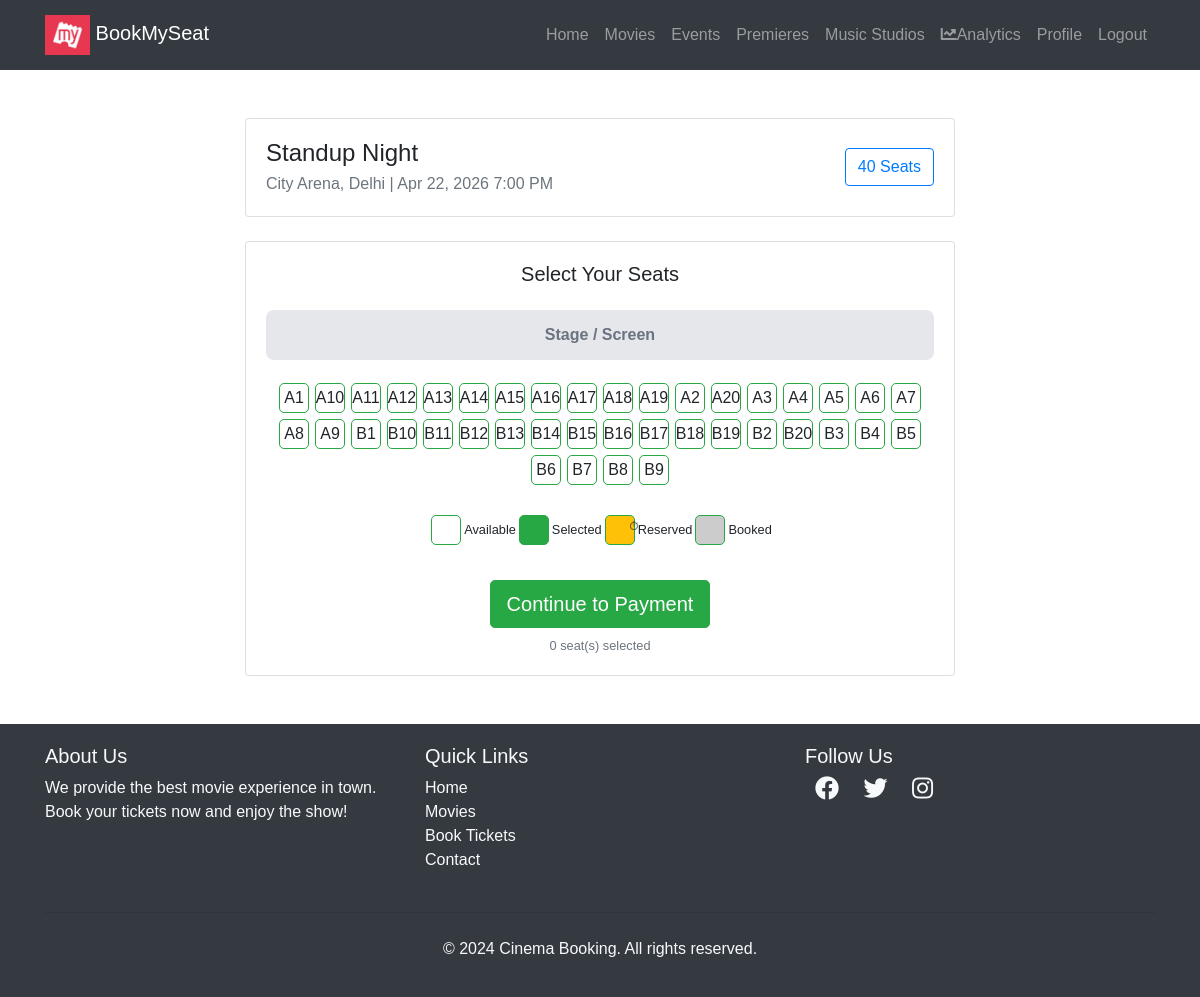
Screenshot of /experiences/session/1/seats/book/ (signed in) with the database file from the repository.
### experiences/models.py (models this page shows, shortened)
class Session(models.Model):
    experience = models.ForeignKey(Experience, on_delete=models.CASCADE, related_name="sessions")
    venue = models.ForeignKey(Venue, on_delete=models.PROTECT, related_name="sessions")
    start_time = models.DateTimeField(db_index=True)
    ticket_price = models.DecimalField(max_digits=9, decimal_places=2, default=250.00)
    seat_map_enabled = models.BooleanField(default=True)
    class Meta:
        ordering = ["start_time", "id"]
        indexes = [
            models.Index(fields=["experience", "start_time"]),
            models.Index(fields=["venue", "start_time"]),
        ]

class Experience(models.Model):
    name = models.CharField(max_length=255, db_index=True)
    type = models.CharField(max_length=32, choices=ExperienceType.choices, db_index=True)
    image = models.ImageField(upload_to="experiences/", blank=True, null=True)
    rating = models.DecimalField(max_digits=3, decimal_places=1, default=0)
    language = models.ForeignKey(
        "movies.Language",
        on_delete=models.PROTECT,
        related_name="experiences",
        null=True,
        blank=True
    )
    director = models.CharField(
        max_length=255,
        blank=True,
        null=True,
        help_text="Director or main performer"
    )
    description = models.TextField(blank=True, null=True)
    trailer_url = models.URLField(blank=True, null=True)
    class Meta:
        ordering = ["-rating", "name"]
        indexes = [
            models.Index(fields=["type", "name"]),
            models.Index(fields=["rating"]),
        ]
    _YOUTUBE_ID_RE = re.compile(r"^[A-Za-z0-9_-]{6,64}$")

class Venue(models.Model):
    name = models.CharField(max_length=255)
    city = models.CharField(max_length=120, blank=True, default="")
    address = models.TextField(blank=True, default="")

class Seat(models.Model):
    session = models.ForeignKey(Session, on_delete=models.CASCADE, related_name="seats")
    seat_number = models.CharField(max_length=10)
    is_booked = models.BooleanField(default=False)
    class Meta:
        unique_together = ["session", "seat_number"]
        indexes = [models.Index(fields=["session", "is_booked"])]

### experiences/views.py (the view, shortened to what this page needs)
# urls.py: path("session/<int:session_id>/seats/book/", views.book_seats, name="experience_book_seats"),
@login_required(login_url="/login/")
def book_seats(request, session_id):
    session = get_object_or_404(Session.objects.select_related("experience", "venue"), id=session_id)
    seats = Seat.objects.filter(session=session).order_by("seat_number")
    reservations = SeatReservation.objects.filter(
        seat__session=session, expires_at__gt=timezone.now()
    ).select_related("seat", "user")
    reserved_seat_ids = set(reservations.values_list("seat_id", flat=True))
    return render(
        request,
        "experiences/seat_selection.html",
        {"session": session, "seats": seats, "reservations": reservations, "reserved_seat_ids": reserved_seat_ids},
    )

### templates/experiences/seat_selection.html (shortened to what this page needs)
{% extends "users/basic.html" %}
{% block content %}
<div class="container mt-5">
  <div class="row">
    <div class="col-lg-8 mx-auto">
      <div class="card mb-4">
        <div class="card-body">
          <div class="d-flex justify-content-between align-items-center flex-wrap">
            <div>
              <h4 class="card-title mb-1">{{ session.experience.name }}</h4>
              <p class="card-text text-muted mb-0">
                {{ session.venue.name }}{% if session.venue.city %}, {{ session.venue.city }}{% endif %} | {{ session.start_time|date:"M d, Y g:i A" }}
              </p>
            </div>
            <div class="mt-2 mt-sm-0">
              <button class="btn btn-outline-primary mb-2 mb-sm-0">
                {{ seats|length }} Seats
              </button>
            </div>
          </div>
        </div>
      </div>
      <div class="card">
        <div class="card-body">
          <h5 class="card-title text-center mb-4">Select Your Seats</h5>
          <div class="screen">Stage / Screen</div>
          <form method="POST" id="seat-selection-form">
            <div class="d-flex justify-content-center flex-wrap mb-4" id="seats-container">
              {% for seat in seats %}
              <div class="seat {% if seat.is_booked %}sold{% elif seat.id in reserved_seat_ids %}reserved{% endif %}"
                   id="seat-wrapper-{{ seat.id }}"
                   data-seat-id="{{ seat.id }}"
                   title="Seat {{ seat.seat_number }}">
                {% if not seat.is_booked and seat.id not in reserved_seat_ids %}
                <label for="seat-{{ seat.id }}" class="w-100 h-100 d-flex align-items-center justify-content-center">
                  {{ seat.seat_number }}
                </label>
                {% else %}
                <span class="w-100 h-100 d-flex align-items-center justify-content-center">{{ seat.seat_number }}</span>
                {% endif %}
              </div>
              {% endfor %}
            </div>
            <div class="d-flex justify-content-center mb-4 flex-wrap">
              <div class="d-flex align-items-center me-4 mb-2">
                <div class="seat" style="background-color: white"></div>
                <span class="ms-2 small">Available</span>
              </div>
              <div class="d-flex align-items-center me-4 mb-2">
                <div class="seat selected"></div>
                <span class="ms-2 small">Selected</span>
              </div>
              <div class="d-flex align-items-center me-4 mb-2">
                <div class="seat reserved"></div>
                <span class="ms-2 small">Reserved</span>
              </div>
              <div class="d-flex align-items-center mb-2">
                <div class="seat sold"></div>
                <span class="ms-2 small">Booked</span>
              </div>
            </div>
            <div class="text-center">
              <button type="submit" class="btn btn-success btn-lg" id="book-btn">
                Continue to Payment
              </button>
              <div id="selected-count" class="mt-2 text-muted small">
                <span id="seat-count">0</span> seat(s) selected
              </div>
            </div>
          </form>
        </div>
      </div>
    </div>
  </div>
</div>
{% endblock %}

### templates/users/basic.html (style rules this page uses)
body { font-family: Arial, sans-serif; }

### templates/experiences/seat_selection.html (style rules this page uses)
.seat { width: 30px; height: 30px; border: 1px solid #28a745; margin: 3px; text-align: center; line-height: 30px; cursor: pointer; border-radius: 5px; transition: background-color 0.3s, color 0.3s; position: relative; }
.seat.selected { background-color: #28a745; color: white; }
.seat.sold { background-color: #ccc; cursor: not-allowed; }
.seat.reserved { background-color: #ffc107; cursor: not-allowed; }
.seat.reserved::after { content: "⏱"; position: absolute; top: -5px; right: -5px; font-size: 12px; }
.screen { margin: 20px 0; background-color: #e5e7eb; height: 50px; text-align: center; line-height: 50px; color: #6b7280; font-weight: bold; border-radius: 8px; }

### rows the page displays
Session: experience.name "Standup Night", venue.name "City Arena", venue.city "Delhi", start_time "Apr 22, 2026 7:00 PM"
Seat: seat_number "A1"
Seat: seat_number "A10"
Seat: seat_number "A11"
Seat: seat_number "A12"
Seat: seat_number "A13"
Seat: seat_number "A14"
Seat: seat_number "A15"
Seat: seat_number "A16"
Seat: seat_number "A17"
Seat: seat_number "A18"
Seat: seat_number "A19"
Seat: seat_number "A2"
Seat: seat_number "A20"
Seat: seat_number "A3"
Seat: seat_number "A4"
Seat: seat_number "A5"
Seat: seat_number "A6"
Seat: seat_number "A7"
Seat: seat_number "A8"
Seat: seat_number "A9"
Seat: seat_number "B1"
Seat: seat_number "B10"
Seat: seat_number "B11"
Seat: seat_number "B12"
Seat: seat_number "B13"
Seat: seat_number "B14"
Seat: seat_number "B15"
Seat: seat_number "B16"
Seat: seat_number "B17"
Seat: seat_number "B18"
Seat: seat_number "B19"
Seat: seat_number "B2"
Seat: seat_number "B20"
Seat: seat_number "B3"
Seat: seat_number "B4"
Seat: seat_number "B5"
Seat: seat_number "B6"
Seat: seat_number "B7"
Seat: seat_number "B8"
Seat: seat_number "B9"

### other values shown
{{ seats|length }} "40"
